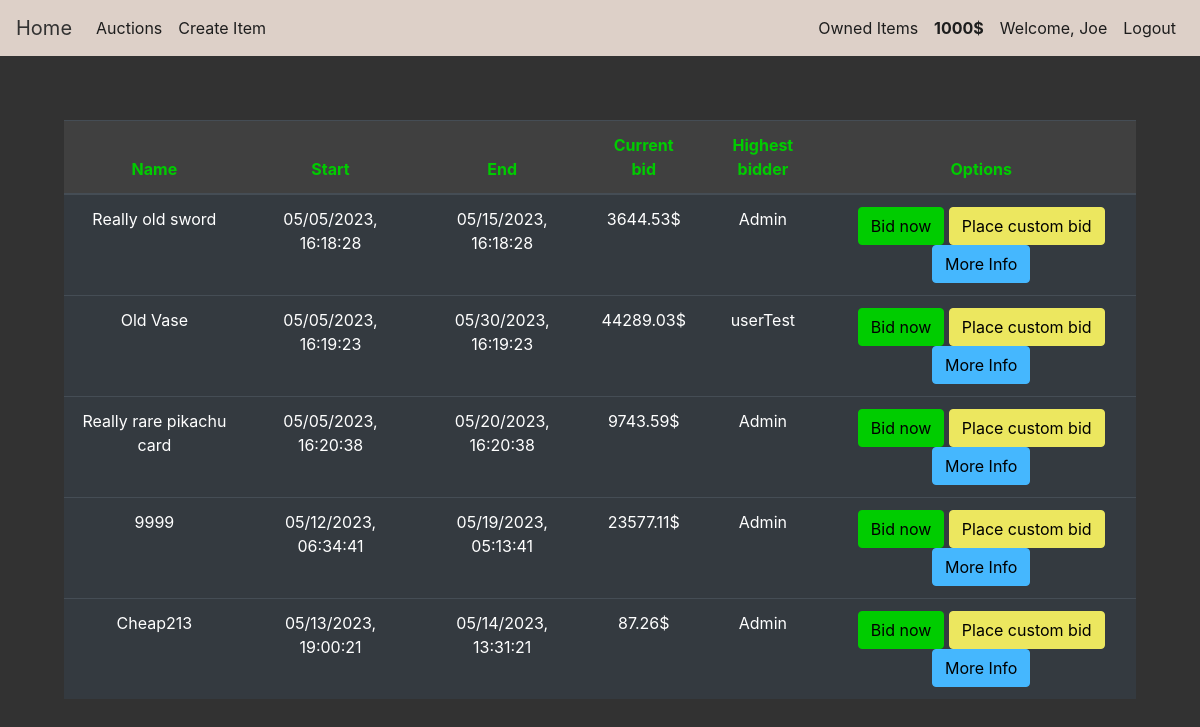
The page /auctions (signed in) on the database its author committed.
### auction/models.py (models this page shows, shortened)
class User(db.Model,UserMixin):
    id = db.Column(db.Integer(),primary_key=True)
    username = db.Column(db.String(length=50),unique=True,nullable=False)
    email_address = db.Column(db.String(length=255),nullable=False,unique=True)
    password_hash = db.Column(db.String(length=60),nullable=False)
    budget = db.Column(db.Integer(),nullable=False,default=1000)
    items = db.relationship('Item',backref='owned_user',lazy=True)
    @property
    def password(self):
        return self.password
    def show_budget(self):
        return round(self.budget,2)

class Item(db.Model):
    id = db.Column(db.Integer(),primary_key=True)
    name = db.Column(db.String(length=30),nullable=False,unique=True)
    description = db.Column(db.String(length=1024),nullable=False)
    start = db.Column(db.String(length=30),nullable=False)
    end = db.Column(db.String(length=30), nullable=False)
    current_bid = db.Column(db.Float,nullable=False)
    step = db.Column(db.Float,nullable=False)
    seller_id = db.Column(db.Integer())
    bidder_id = db.Column(db.Integer())
    owner = db.Column(db.Integer(),db.ForeignKey('user.id'))
    image = db.Column(db.String(length=255))
    def minimum_next_bid(self):
        return round(self.current_bid * self.step,2)

### auction/routes.py (the view, shortened to what this page needs)
@app.route('/auctions',methods=['GET','POST'])
@login_required
def auction_page():
    bid_form = BidForm()
    custom_bid_form = CustomBidForm()
    if request.method == 'GET':
        items = Item.query.filter_by(owner=None)
        return render_template('auctions.html',items=items,bid_form=bid_form,custom_bid_form=custom_bid_form)

### auction/models.py (called while the page is built)
@login_manager.user_loader
def load_user(user_id):
    return User.query.get(int(user_id))

### auction/templates/auctions.html (shortened to what this page needs)
{% extends 'base.html' %}
{% block content %}
<div class="position-relative overflow-hidden p-3 p-md-5 m-md-3 text-center">
    <table id="tasks-table" class="table table-hover table-dark">
        <thead class="table_head">
            <tr>
                <th scope="col">Name</th>
                <th scope="col">Start</th>
                <th scope="col">End</th>
                <th scope="col">Current bid</th>
                <th scope="col">Highest bidder</th>
                <th scope="col">Options</th>
            </tr>
        </thead>
        <tbody>
            {% for item in items %}
                <tr>
                    <td>{{ item.name }}</td>
                    <td>{{ item.start }}</td>
                    <td>{{ item.end }}</td>
                    <td>{{ item.current_bid }}$</td>
                    <td>{{ item.bidder_id }}</td>
                    <td>
                        <button class="btn btn-outline btn-success" data-toggle="modal"  data-target="#Modal-BidConfirm-{{ item.id }}">Bid now</button>
                        <button class="btn btn-outline btn-danger" data-toggle="modal" data-target="#Modal-CustomBidConfirm-{{ item.id }}">Place custom bid</button>
                        <button class="btn btn-outline btn-info" data-toggle="modal" data-target="#Modal-MoreInfo-{{ item.id }}">More Info</button>
                    </td>
                </tr>
            {% endfor %}
        </tbody>
    </table>
</div>
{% endblock %}

### auction/templates/base.html (shortened to what this page needs)
<!doctype html>
<html lang="en">
   <head>
      <link rel="stylesheet" href="https://cdn.jsdelivr.net/npm/bootstrap@4.5.3/dist/css/bootstrap.min.css">
      <link rel="stylesheet" href="{{ url_for('static', filename='style.css') }}">
   </head>
   <body>
      <nav class="navbar navbar-expand-md navbar-dark bg-dark">
         <a class="navbar-brand" href="{{ url_for('home_page') }}">Home</a>
         <div class="collapse navbar-collapse" id="navbarNav">
            <ul class="navbar-nav mr-auto">
               <li class="nav-item active">
                  <a class="nav-link" href="{{ url_for('auction_page') }}">Auctions <span class="sr-only">(current)</span></a>
               </li>
               {% if current_user.is_authenticated %}
               <li class="nav-item">
                  <a class="nav-link" href="{{ url_for('create_page') }}">Create Item</a>
               </li>
               {% endif %}
            </ul>
            {% if current_user.is_authenticated %}
            <ul class="navbar-nav">
               <li class="nav-item">
                  <a class="nav-link" href="{{ url_for('owned_items_page') }}">Owned Items</a>
               </li>
               <li class="nav-item">
                  <a class="nav-link" style="color: azure;font-weight:bold">
                  {{ current_user.show_budget() }}$
                  </a>
               </li>
               <li class="nav-item">
                  <a class="nav-link">Welcome, {{ current_user.username }}</a>
               </li>
               <li class="nav-item">
                  <a class="nav-link" href="{{ url_for('logout_page') }}">Logout</a>
               </li>
            </ul>
            {% endif %}
         </div>
      </nav>
      {% block content %}
      {% endblock %}
   </body>
</html>

### auction/static/style.css (style rules this page uses)
.btn-success { color:black; background-color:#00cc00 !important; border-color: #00cc00 !important; }
.btn-danger { color:black; background-color: #ece75f !important; border-color: #ece75f !important; }
.btn-info { color:black; background-color: #45b7fe !important; border-color: #45b7fe !important; }
.table_head { color: #00cc00; background-color:#404040; }

### auction/templates/base.html (style rules this page uses)
body { background-color: #323232; color: white }
.bg-dark { background-color: #DDD0C8 !important; }
.nav-link { color: #1D1D1D !important; }
.navbar-brand { color: #323232 !important; }

### rows shown on the page
User: show_budget "1000", username "Joe"
Item: name "Really old sword", start "05/05/2023, 16:18:28", end "05/15/2023, 16:18:28", current_bid "3644.53", bidder_id "Admin"
Item: name "Old Vase", start "05/05/2023, 16:19:23", end "05/30/2023, 16:19:23", current_bid "44289.03", bidder_id "userTest"
Item: name "Really rare pikachu card", start "05/05/2023, 16:20:38", end "05/20/2023, 16:20:38", current_bid "9743.59", bidder_id "Admin"
Item: name "9999", start "05/12/2023, 06:34:41", end "05/19/2023, 05:13:41", current_bid "23577.11", bidder_id "Admin"
Item: name "Cheap213", start "05/13/2023, 19:00:21", end "05/14/2023, 13:31:21", current_bid "87.26", bidder_id "Admin"
